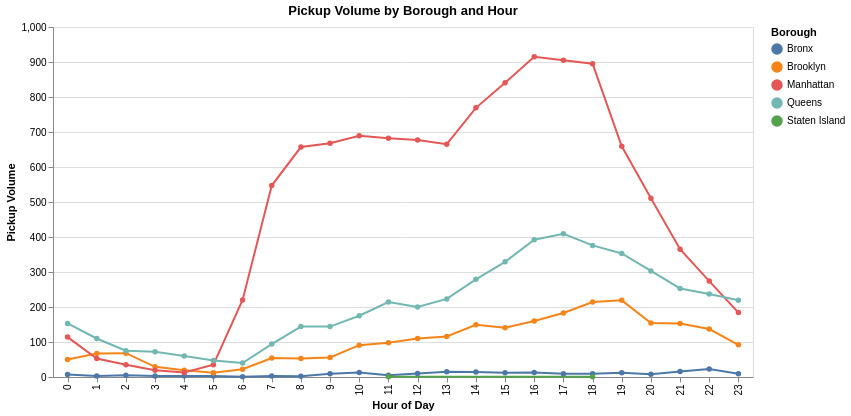

Vega-Lite specification stored for this chart:
### Vega-Lite specification from a JSON file in a GitHub repository (floating-point values rounded to 4 significant figures)
{"config": {"view": {"continuousWidth": 300, "continuousHeight": 300}}, "data": {"name": "data-85f48c218d19d12d1f4291da7561b6b9"}, "mark": {"type": "line", "point": true}, "encoding": {"color": {"field": "PULocation", "title": "Borough", "type": "nominal"}, "tooltip": [{"field": "PULocation", "title": "Borough", "type": "nominal"}, {"field": "pickup_hour", "title": "Hour", "type": "ordinal"}, {"field": "trip_volume", "format": ",", "title": "Pickups", "type": "quantitative"}], "x": {"field": "pickup_hour", "sort": [0, 1, 2, 3, 4, 5, 6, 7, 8, 9, 10, 11, 12, 13, 14, 15, 16, 17, 18, 19, 20, 21, 22, 23], "title": "Hour of Day", "type": "ordinal"}, "y": {"field": "trip_volume", "title": "Pickup Volume", "type": "quantitative"}}, "height": 350, "title": "Pickup Volume by Borough and Hour", "width": 700, "$schema": "https://vega.github.io/schema/vega-lite/v6.4.1.json", "datasets": {"data-85f48c218d19d12d1f4291da7561b6b9": [{"PULocation": "Bronx", "pickup_hour": 0, "trip_volume": 7}, {"PULocation": "Bronx", "pickup_hour": 1, "trip_volume": 3}, {"PULocation": "Bronx", "pickup_hour": 2, "trip_volume": 5}, {"PULocation": "Bronx", "pickup_hour": 3, "trip_volume": 3}, {"PULocation": "Bronx", "pickup_hour": 4, "trip_volume": 3}, {"PULocation": "Bronx", "pickup_hour": 5, "trip_volume": 3}, {"PULocation": "Bronx", "pickup_hour": 6, "trip_volume": 1}, {"PULocation": "Bronx", "pickup_hour": 7, "trip_volume": 3}, {"PULocation": "Bronx", "pickup_hour": 8, "trip_volume": 2}, {"PULocation": "Bronx", "pickup_hour": 9, "trip_volume": 9}, {"PULocation": "Bronx", "pickup_hour": 10, "trip_volume": 13}, {"PULocation": "Bronx", "pickup_hour": 11, "trip_volume": 5}, {"PULocation": "Bronx", "pickup_hour": 12, "trip_volume": 10}, {"PULocation": "Bronx", "pickup_hour": 13, "trip_volume": 15}, {"PULocation": "Bronx", "pickup_hour": 14, "trip_volume": 14}, {"PULocation": "Bronx", "pickup_hour": 15, "trip_volume": 12}, {"PULocation": "Bronx", "pickup_hour": 16, "trip_volume": 13}, {"PULocation": "Bronx", "pickup_hour": 17, "trip_volume": 9}, {"PULocation": "Bronx", "pickup_hour": 18, "trip_volume": 9}, {"PULocation": "Bronx", "pickup_hour": 19, "trip_volume": 12}, {"PULocation": "Bronx", "pickup_hour": 20, "trip_volume": 8}, {"PULocation": "Bronx", "pickup_hour": 21, "trip_volume": 16}, {"PULocation": "Bronx", "pickup_hour": 22, "trip_volume": 23}, {"PULocation": "Bronx", "pickup_hour": 23, "trip_volume": 9}, {"PULocation": "Brooklyn", "pickup_hour": 0, "trip_volume": 50}, {"PULocation": "Brooklyn", "pickup_hour": 1, "trip_volume": 67}, {"PULocation": "Brooklyn", "pickup_hour": 2, "trip_volume": 68}, {"PULocation": "Brooklyn", "pickup_hour": 3, "trip_volume": 29}, {"PULocation": "Brooklyn", "pickup_hour": 4, "trip_volume": 19}, {"PULocation": "Brooklyn", "pickup_hour": 5, "trip_volume": 12}, {"PULocation": "Brooklyn", "pickup_hour": 6, "trip_volume": 22}, {"PULocation": "Brooklyn", "pickup_hour": 7, "trip_volume": 54}, {"PULocation": "Brooklyn", "pickup_hour": 8, "trip_volume": 53}, {"PULocation": "Brooklyn", "pickup_hour": 9, "trip_volume": 56}, {"PULocation": "Brooklyn", "pickup_hour": 10, "trip_volume": 91}, {"PULocation": "Brooklyn", "pickup_hour": 11, "trip_volume": 98}, {"PULocation": "Brooklyn", "pickup_hour": 12, "trip_volume": 110}, {"PULocation": "Brooklyn", "pickup_hour": 13, "trip_volume": 116}, {"PULocation": "Brooklyn", "pickup_hour": 14, "trip_volume": 149}, {"PULocation": "Brooklyn", "pickup_hour": 15, "trip_volume": 141}, {"PULocation": "Brooklyn", "pickup_hour": 16, "trip_volume": 160}, {"PULocation": "Brooklyn", "pickup_hour": 17, "trip_volume": 183}, {"PULocation": "Brooklyn", "pickup_hour": 18, "trip_volume": 214}, {"PULocation": "Brooklyn", "pickup_hour": 19, "trip_volume": 219}, {"PULocation": "Brooklyn", "pickup_hour": 20, "trip_volume": 154}, {"PULocation": "Brooklyn", "pickup_hour": 21, "trip_volume": 153}, {"PULocation": "Brooklyn", "pickup_hour": 22, "trip_volume": 137}, {"PULocation": "Brooklyn", "pickup_hour": 23, "trip_volume": 92}, {"PULocation": "Manhattan", "pickup_hour": 0, "trip_volume": 114}, {"PULocation": "Manhattan", "pickup_hour": 1, "trip_volume": 53}, {"PULocation": "Manhattan", "pickup_hour": 2, "trip_volume": 35}, {"PULocation": "Manhattan", "pickup_hour": 3, "trip_volume": 19}, {"PULocation": "Manhattan", "pickup_hour": 4, "trip_volume": 13}, {"PULocation": "Manhattan", "pickup_hour": 5, "trip_volume": 35}, {"PULocation": "Manhattan", "pickup_hour": 6, "trip_volume": 220}, {"PULocation": "Manhattan", "pickup_hour": 7, "trip_volume": 547}, {"PULocation": "Manhattan", "pickup_hour": 8, "trip_volume": 657}, {"PULocation": "Manhattan", "pickup_hour": 9, "trip_volume": 668}, {"PULocation": "Manhattan", "pickup_hour": 10, "trip_volume": 689}, {"PULocation": "Manhattan", "pickup_hour": 11, "trip_volume": 682}, {"PULocation": "Manhattan", "pickup_hour": 12, "trip_volume": 677}, {"PULocation": "Manhattan", "pickup_hour": 13, "trip_volume": 665}, {"PULocation": "Manhattan", "pickup_hour": 14, "trip_volume": 769}, {"PULocation": "Manhattan", "pickup_hour": 15, "trip_volume": 841}, {"PULocation": "Manhattan", "pickup_hour": 16, "trip_volume": 915}, {"PULocation": "Manhattan", "pickup_hour": 17, "trip_volume": 905}, {"PULocation": "Manhattan", "pickup_hour": 18, "trip_volume": 895}, {"PULocation": "Manhattan", "pickup_hour": 19, "trip_volume": 659}, {"PULocation": "Manhattan", "pickup_hour": 20, "trip_volume": 511}, {"PULocation": "Manhattan", "pickup_hour": 21, "trip_volume": 365}, {"PULocation": "Manhattan", "pickup_hour": 22, "trip_volume": 274}, {"PULocation": "Manhattan", "pickup_hour": 23, "trip_volume": 184}, {"PULocation": "Queens", "pickup_hour": 0, "trip_volume": 153}, {"PULocation": "Queens", "pickup_hour": 1, "trip_volume": 110}, {"PULocation": "Queens", "pickup_hour": 2, "trip_volume": 75}, {"PULocation": "Queens", "pickup_hour": 3, "trip_volume": 72}, {"PULocation": "Queens", "pickup_hour": 4, "trip_volume": 60}, {"PULocation": "Queens", "pickup_hour": 5, "trip_volume": 47}, {"PULocation": "Queens", "pickup_hour": 6, "trip_volume": 40}, {"PULocation": "Queens", "pickup_hour": 7, "trip_volume": 94}, {"PULocation": "Queens", "pickup_hour": 8, "trip_volume": 144}, {"PULocation": "Queens", "pickup_hour": 9, "trip_volume": 144}, {"PULocation": "Queens", "pickup_hour": 10, "trip_volume": 175}, {"PULocation": "Queens", "pickup_hour": 11, "trip_volume": 214}, {"PULocation": "Queens", "pickup_hour": 12, "trip_volume": 200}, {"PULocation": "Queens", "pickup_hour": 13, "trip_volume": 223}, {"PULocation": "Queens", "pickup_hour": 14, "trip_volume": 279}, {"PULocation": "Queens", "pickup_hour": 15, "trip_volume": 329}, {"PULocation": "Queens", "pickup_hour": 16, "trip_volume": 392}, {"PULocation": "Queens", "pickup_hour": 17, "trip_volume": 409}, {"PULocation": "Queens", "pickup_hour": 18, "trip_volume": 376}, {"PULocation": "Queens", "pickup_hour": 19, "trip_volume": 353}, {"PULocation": "Queens", "pickup_hour": 20, "trip_volume": 303}, {"PULocation": "Queens", "pickup_hour": 21, "trip_volume": 253}, {"PULocation": "Queens", "pickup_hour": 22, "trip_volume": 237}, {"PULocation": "Queens", "pickup_hour": 23, "trip_volume": 219}, {"PULocation": "Staten Island", "pickup_hour": 11, "trip_volume": 1}, {"PULocation": "Staten Island", "pickup_hour": 18, "trip_volume": 1}]}}
